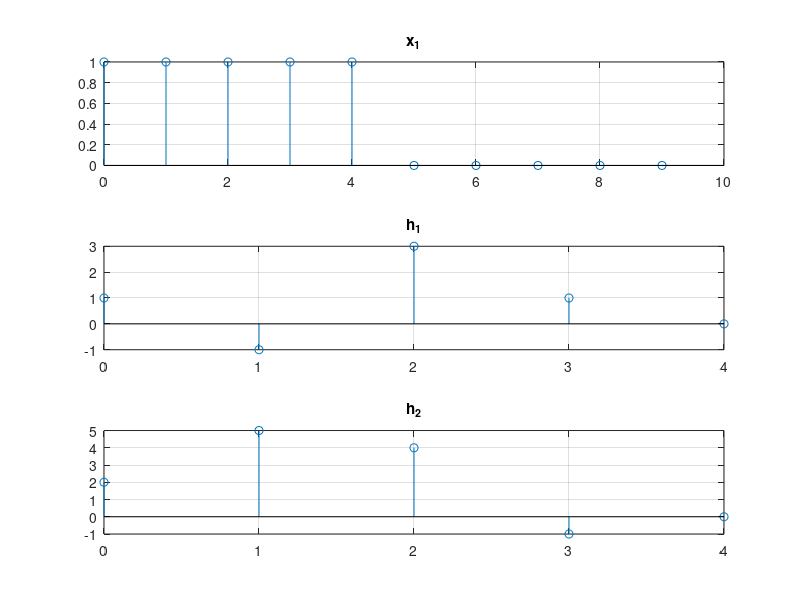
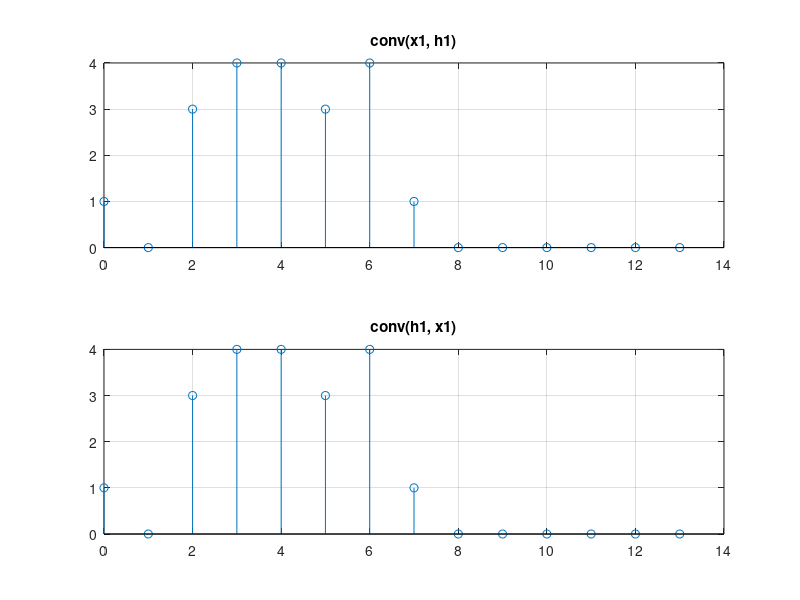
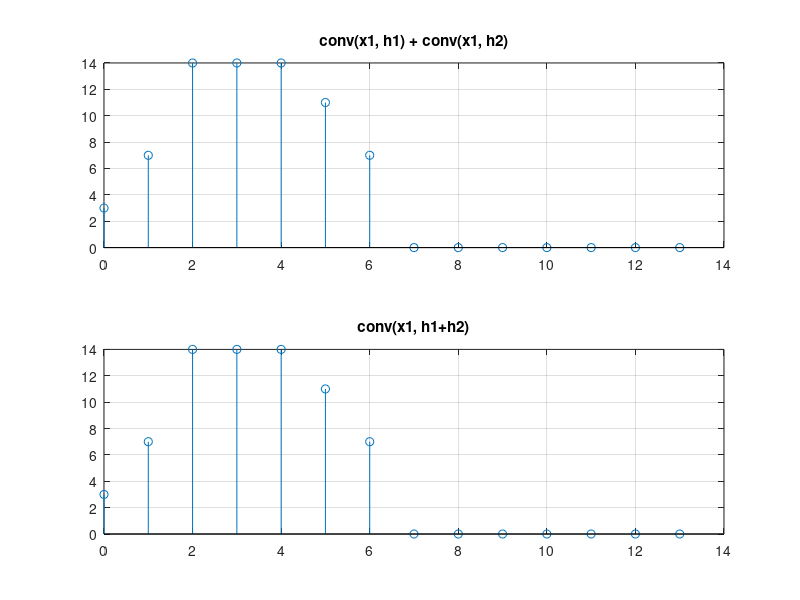
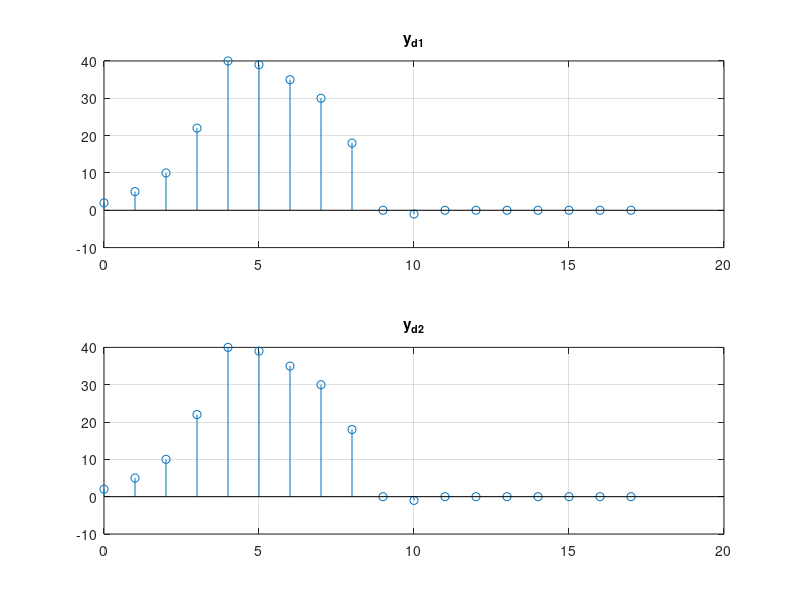

Here is the MATLAB script that generated these plots, in order:
clc; clear; close('all');

%% 2_4_a
nx1 = 0:9;
x1 = [ones(1,5), zeros(1,5)];

nh1 = 0:4;
h1 = [1, -1, 3, 1, 0];
h2 = [2, 5, 4, -1, 0];

figure; 
subplot(3,1,1);
stem(nx1, x1);
title('x_1'); grid('on');
subplot(3,1,2);
stem(nh1, h1);
title('h_1'); grid('on');
subplot(3,1,3);
stem(nh1, h2);
title('h_2'); grid('on');


%% 2_4_b
y1 = conv(x1, h1);
y2 = conv(h1, x1);
ny = 0:13;

figure; 
subplot(2,1,1);
stem(ny, y1);
title('conv(x1, h1)'); grid('on');
subplot(2,1,2);
stem(ny, y2);
title('conv(h1, x1)'); grid('on');


%% 2_4_c
y1 = conv(x1, h1) + conv(x1, h2);
y2 = conv(x1, h1+h2);

figure; 
subplot(2,1,1);
stem(ny, y1);
title('conv(x1, h1) + conv(x1, h2)'); grid('on');
subplot(2,1,2);
stem(ny, y2);
title('conv(x1, h1+h2)'); grid('on');


%% 2_4_d
w = conv(x1, h1);
yd1 = conv(w, h2);

hs = conv(h1, h2);
yd2 = conv(x1, hs);
nyd = 0:17;

figure; 
subplot(2,1,1);
stem(nyd, yd1);
title('y_{d1}'); grid('on');
subplot(2,1,2);
stem(nyd, yd2);
title('y_{d2}'); grid('on');


%% 2_4_e
n0 = 2;

he1 = h1;
nhe1 = nh1;
delta_f = [0 0 1];
n_delta = [0 1 2];
he2 = conv(h1, delta_f); % h[n-2]=h[n]*delta[n-2]; n = 0:6

ye1 = conv(x1, he1);
nye1 = 0:13;
ye2 = conv(x1, he2);
nye2 = 0:15;

figure; 
subplot(4,1,1);
stem(nye1, ye1); axis([0 15 ylim])
title('y_{e1}=conv(x1, he1)'); grid('on');
subplot(4,1,3);
stem(nye2, ye2);
title('y_{e2}=conv(x1, he2)'); grid('on');

ye1 = conv(he1, x1);
nye1 = 0:13;
ye2 = conv(he2, x1);
nye2 = 0:15;

subplot(4,1,2);
stem(nye1, ye1); axis([0 15 ylim])
title('y_{e1}=conv(he1, x1)'); grid('on');
subplot(4,1,4);
stem(nye2, ye2);
title('y_{e2}=conv(he2, x1)'); grid('on');


%% 2_4_f
w = (nx1+1) .* x1;      % w: 0~9
hf2 = h1;               % hf2: 0~4
yf1 = conv(w, hf2);     % yf1: 0~13

d = [1 zeros(1,4)];
nd = 0:4;
hf1 = (nd+1) .* d;      % hf1: 0~4

hs = conv(hf1, hf2);    % hs: 0~8
yf2 = conv(x1, hs);     % yf2: 0~17

figure; 
subplot(2,1,1);
stem(0:13, yf1);
title('y_{f1}'); grid('on');
subplot(2,1,2);
stem(0:17, yf2);
title('y_{f2}'); grid('on');


%% 2_4_g
xg = [2 zeros(1,4)];
nd = 0:4;
yga = xg .^ 2;  % 0~4

hg2 = h2;
ygb = conv(xg, hg2); % 0~8

yg1 = [yga zeros(1,4)] + ygb;

d = [1 zeros(1,4)];
hg1 = d .^ 2;
hparallel = hg1 + hg2;
yg2 = conv(xg, hparallel);  % 0~8

figure; 
subplot(2,1,1);
stem(0:8, yg1);
title('y_{g1}'); grid('on');
subplot(2,1,2);
stem(0:8, yg2);
title('y_{g2}'); grid('on');
